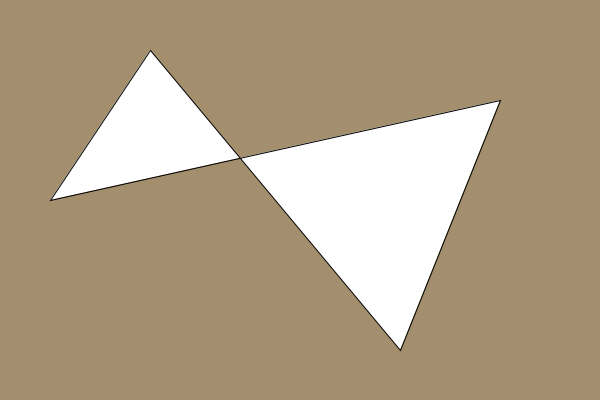
Frame 1 (no input)
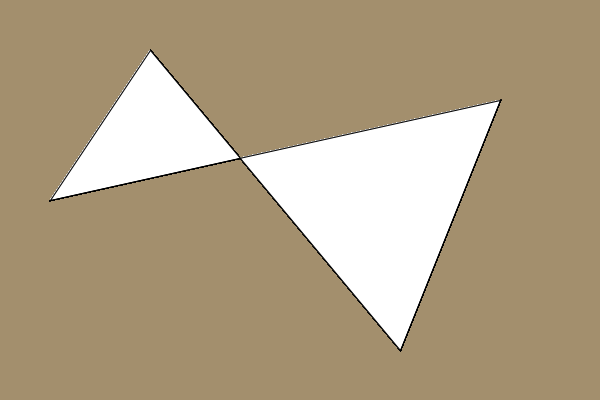
Frame 60 (the mouse pressed at the canvas centre just before this capture)
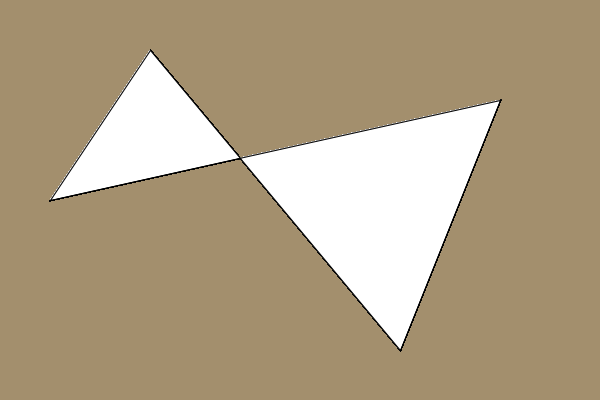
Frame 120 (the mouse held since frame 60 and released just before this capture)

The Processing sketch that drew these frames (run headless with seeded random() and noise(); from frame 60 on, the mouse is pressed at the canvas centre):

// Processing sketch: quad3
// ── quad3.pde
void setup() { 
   size(600, 400);
   background(163, 143, 109);
}  

void draw() {
   quad(150, 50, 50, 200, 500, 100, 400, 350);
}
